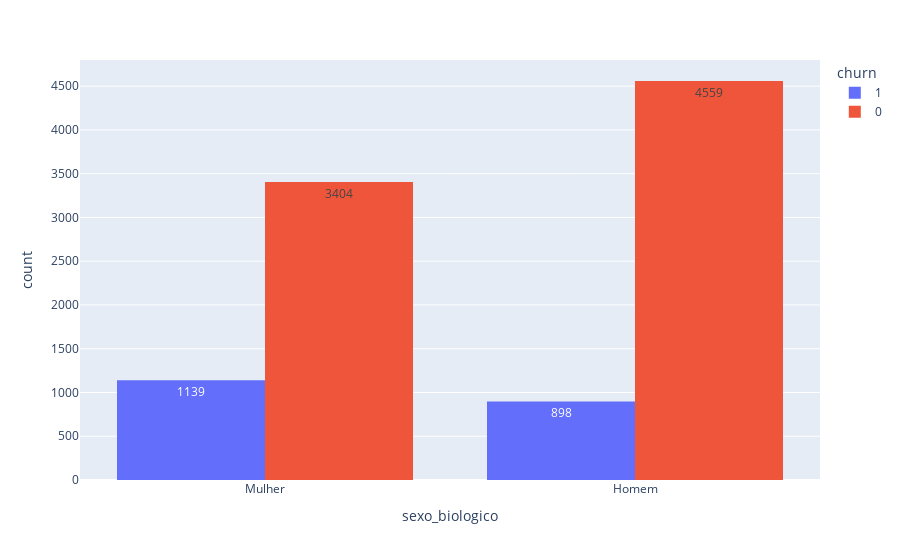

The notebook cell this image was saved under:
### Code cell
px.histogram(df, x='sexo_biologico', text_auto=True, color='churn', barmode='group')

### Figure 1 — Plotly figure (JSON) as saved in the notebook; plotly's stock layout.template omitted (floating-point values rounded to 4 significant figures; data arrays with more than 128 entries replaced by an {"elided": "..."} marker saying what was removed)
{"data": [{"alignmentgroup": "True", "bingroup": "x", "hovertemplate": "churn=1<br>sexo_biologico=%{x}<br>count=%{y}<extra></extra>", "legendgroup": "1", "marker": {"color": "#636efa", "pattern": {"shape": ""}}, "name": "1", "offsetgroup": "1", "orientation": "v", "showlegend": true, "texttemplate": "%{value}", "type": "histogram", "x": {"elided": "2037 str values"}, "xaxis": "x", "yaxis": "y"}, {"alignmentgroup": "True", "bingroup": "x", "hovertemplate": "churn=0<br>sexo_biologico=%{x}<br>count=%{y}<extra></extra>", "legendgroup": "0", "marker": {"color": "#EF553B", "pattern": {"shape": ""}}, "name": "0", "offsetgroup": "0", "orientation": "v", "showlegend": true, "texttemplate": "%{value}", "type": "histogram", "x": {"elided": "7963 str values"}, "xaxis": "x", "yaxis": "y"}], "layout": {"barmode": "group", "legend": {"title": {"text": "churn"}, "tracegroupgap": 0}, "margin": {"t": 60}, "xaxis": {"anchor": "y", "domain": [0, 1], "title": {"text": "sexo_biologico"}}, "yaxis": {"anchor": "x", "domain": [0, 1], "title": {"text": "count"}}}}
